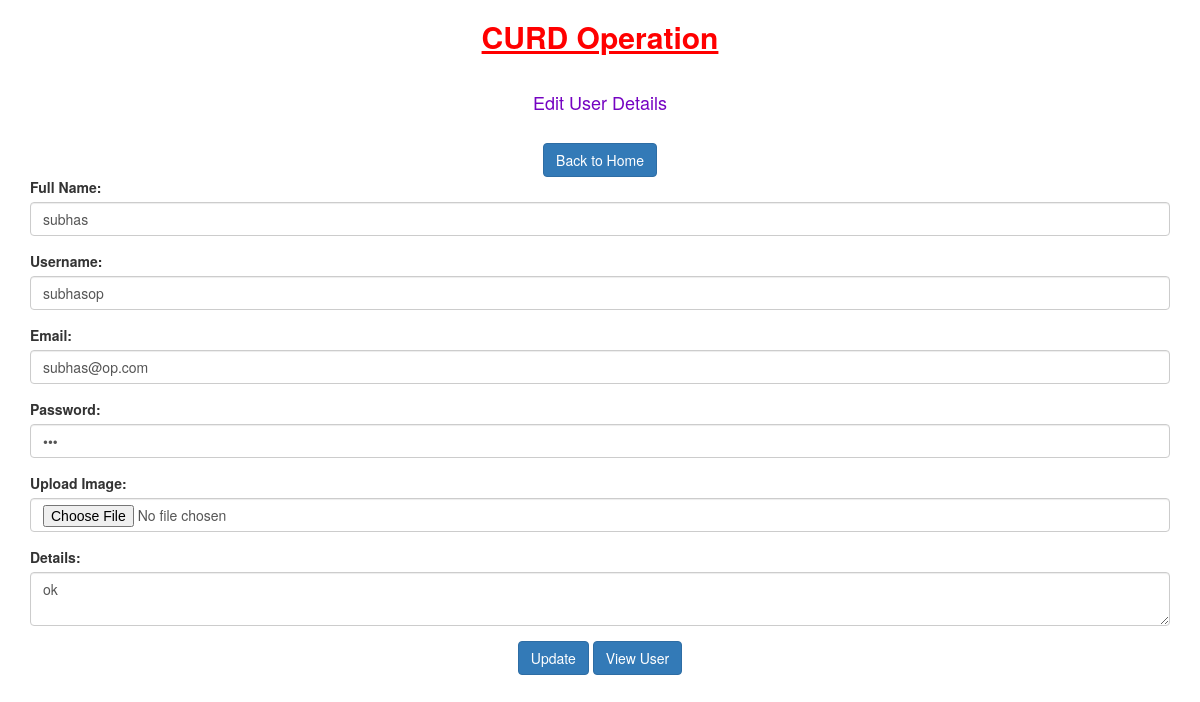
Page /edit.php?edit=8 on the committed database.
### tables this page shows
CREATE TABLE `user` (
  `id` int(11) NOT NULL,
  `fullname` varchar(255) NOT NULL,
  `username` varchar(255) NOT NULL,
  `user_email` varchar(255) NOT NULL,
  `user_password` varchar(255) NOT NULL,
  `user_image` varchar(255) NOT NULL,
  `user_details` varchar(255) NOT NULL
);

### edit.php (the view, shortened to what this page needs)
<!DOCTYPE html>
<html lang="en">
<head>
    <link rel="stylesheet" href="https://maxcdn.bootstrapcdn.com/bootstrap/3.4.1/css/bootstrap.min.css">
    <link rel="stylesheet" href="style.css">
</head>
<body>
    <div class="container">
        <h2>CURD Operation</h2><br>
        <h4>Edit User Details</h4>
        <div class="text-center"><br>
            <a class="btn btn-primary" href="index.php">Back to Home</a>
        </div>
        <?php
        $conn = mysqli_connect('localhost', 'root', '', 'student');
        if (isset($_GET['edit'])) {
            $edit_id = $_GET['edit'];
            $select = "SELECT * FROM user WHERE id='$edit_id'";
            $sql = mysqli_query($conn, $select);
            $row = mysqli_fetch_array($sql);
            $fullname = $row['fullname'];
            $username = $row['username'];
            $user_email = $row['user_email'];
            $user_password = $row['user_password'];
            $user_details = $row['user_details'];
        }
        ?>
        <form action="" method="post" enctype="multipart/form-data">
            <div class="form-group">
                <label for="full name">Full Name:</label>
                <input type="text" class="form-control" value="<?php echo $fullname; ?>" name="fullname" placeholder="Enter full name">
            </div>
            <div class="form-group">
                <label for="username">Username:</label>
                <input type="text" class="form-control" value="<?php echo $username; ?>" name="username" placeholder="Enter username">
            </div>
            <div class="form-group">
                <label for="email">Email:</label>
                <input type="email" class="form-control" value="<?php echo $user_email; ?>" name="user_email" placeholder="Enter email">
            </div>
            <div class="form-group">
                <label for="pwd">Password:</label>
                <input type="password" class="form-control" value="<?php echo $user_password; ?>" name="user_password" placeholder="Enter password">
            </div>
            <div class="form-group">
                <label for="img">Upload Image:</label>
                <input type="file" class="form-control" name="user_image" placeholder="Upload image">
            </div>
            <div class="form-group">
                <label for="details">Details:</label>
                <textarea class="form-control" name="user_details" placeholder="Enter message"><?php echo $user_details; ?> </textarea>
            </div>
            <div class="col-md-12 text-center">
                <button type="submit" name="submit" class="btn btn-primary">Update</button>
                <a class="btn btn-primary" href="view.php">View User</a>
            </div>
        </form>
    </div>
</body>
</html>

### style.css (style rules this page uses)
* { padding: 0; margin: 0; box-sizing: border-box; }
h2 { text-align: center; color: red; text-decoration: underline; font-weight: bold; }
h4 { color: rgb(117, 3, 194); text-align: center; }

### rows in the picture
user: fullname "subhas", username "subhasop", user_email "subhas@op.com", user_details "ok"
